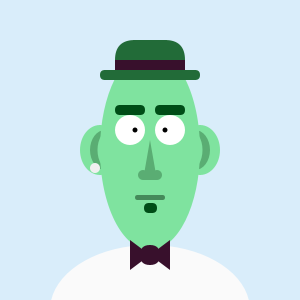
Frame 1 (no input)
Frame 60 (the mouse pressed at the canvas centre just before this capture): identical to frame 1, image omitted
Frame 120 (the mouse held since frame 60 and released just before this capture): identical to frame 1, image omitted

The Processing sketch that drew this single still picture (run headless with seeded random() and noise(); from frame 60 on, the mouse is pressed at the canvas centre):

// Processing sketch: processing_139655
// ── processing_139655.pde

int hatA;
int hatB;
int hatC;
int eyebrow;
int eye;
int mouthw; 
int mouthx; 
int mouthh;
int soulpatch;
int nose1; 
int nose2; 
int nose3;
int nose4; 
boolean clicked=false;

void setup(){
  size(300,300);
  background(217,237,250);
}

void keyPressed(){
  clicked=! clicked;
}

void draw(){
  background(217,237,250);
 if (clicked == false){
    hatA = -80;
    hatB = -110;
    hatC = -90;
    eyebrow = -45;
    eye = 5;
    mouthw = 30; 
    mouthx = -15;
    mouthh = 5;
    soulpatch = 53;
    nose1 = -7;
    nose2 = 7;
    nose3 = 10;
    nose4 = 25;
  }
  if (clicked == true){
    hatA = -100;
    hatB = -130;
    hatC = -110;
    eyebrow = -55;
    eye = 15;
    mouthw = 15; 
    mouthx = -7;
    mouthh = 13;
    soulpatch = 60;
    nose1 = -10;
    nose2 = 10;
    nose3 = 13;
    nose4 = 23;
  }
    translate(150,150);
    noStroke();
 
    //ears
    fill(127,227,159);
    ellipse(-50,0,40,50);
    ellipse(50,0,40,50);
    fill(90,173,115);
    ellipse(-45,0,30,40);
    ellipse(45,0,30,40);
    fill(127,227,159);
    ellipse(-40,0,25,40);
    ellipse(40,0,25,40);
     
    //earing
    fill(240,240,240);
    ellipse(-55,18,10,10);
     
    //shirt
    fill(250,250,250);
    ellipse(0,160,200,130);
     
    //face
    fill(127,227,159);
    ellipse(0,0,100,200);
     
    //pupils
    fill(255,255,255);
    ellipse(20,-20,30,30);
    ellipse(-20,-20,30,30);
     
    //eyes
    fill(0,0,0);
    ellipse(15,-20,eye,eye);
    ellipse(-15,-20,eye,eye);
     
    //eyebrows
    fill(0,77,23);
    rect(5,eyebrow,30,10,10);
    rect(-35,eyebrow,30,10,10);
     
    //soulpatch
    rect(-6,soulpatch,13,10,10);
     
    //nose
    fill(90,173,115);
    triangle(0,-10,nose1,30,nose2,30);
    ellipse(nose1,nose4,nose3,nose3);
    ellipse(nose2,nose4,nose3,nose3);
     
    //mouth
    fill(69,138,90);
    rect(mouthx,45,mouthw,mouthh,10);
     
    //hat
    fill(34,107,56);
    rect(-50,hatA,100,10,10);
    rect(-35,hatB,70,40,20);
    fill(56,16,44);
    rect(-35,hatC,70,10);
     
    //bowtie
    fill(56,16,44);
    rect(-10,95,20,20,10);
    triangle(-20,90,0,105,-20,120);
    triangle(20,90,0,105,20,120);
}


 
    
